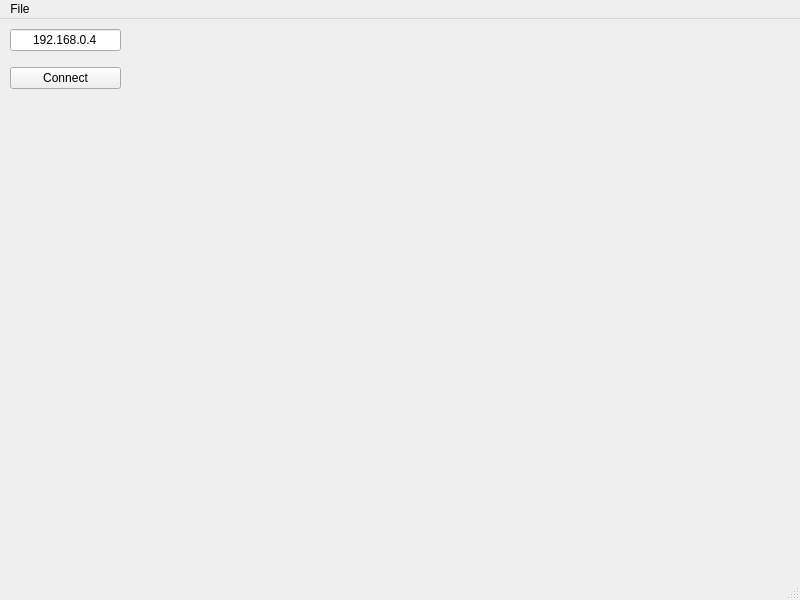
<?xml version="1.0" encoding="UTF-8"?>
<ui version="4.0">
 <class>MainWindow</class>
 <widget class="QMainWindow" name="MainWindow">
  <property name="windowModality">
   <enum>Qt::NonModal</enum>
  </property>
  <property name="geometry">
   <rect>
    <x>0</x>
    <y>0</y>
    <width>800</width>
    <height>600</height>
   </rect>
  </property>
  <property name="sizePolicy">
   <sizepolicy hsizetype="Preferred" vsizetype="Preferred">
    <horstretch>0</horstretch>
    <verstretch>0</verstretch>
   </sizepolicy>
  </property>
  <property name="sizeIncrement">
   <size>
    <width>0</width>
    <height>0</height>
   </size>
  </property>
  <property name="font">
   <font>
    <family>Arial</family>
   </font>
  </property>
  <property name="windowTitle">
   <string>MainWindow</string>
  </property>
  <widget class="QWidget" name="centralwidget">
   <widget class="QWidget" name="verticalLayoutWidget">
    <property name="geometry">
     <rect>
      <x>10</x>
      <y>0</y>
      <width>111</width>
      <height>80</height>
     </rect>
    </property>
    <layout class="QVBoxLayout" name="verticalLayout">
     <item>
      <widget class="QLineEdit" name="lineEdit">
       <property name="text">
        <string>192.168.0.4</string>
       </property>
       <property name="alignment">
        <set>Qt::AlignCenter</set>
       </property>
      </widget>
     </item>
     <item>
      <widget class="QPushButton" name="pushButton">
       <property name="text">
        <string>Connect</string>
       </property>
      </widget>
     </item>
    </layout>
   </widget>
  </widget>
  <widget class="QMenuBar" name="menubar">
   <property name="geometry">
    <rect>
     <x>0</x>
     <y>0</y>
     <width>800</width>
     <height>21</height>
    </rect>
   </property>
   <widget class="QMenu" name="menuFile">
    <property name="title">
     <string>File</string>
    </property>
    <addaction name="actionExit"/>
   </widget>
   <addaction name="menuFile"/>
  </widget>
  <widget class="QStatusBar" name="statusbar"/>
  <action name="actionExit">
   <property name="text">
    <string>Exit</string>
   </property>
  </action>
 </widget>
 <resources/>
 <connections>
  <connection>
   <sender>actionExit</sender>
   <signal>triggered(bool)</signal>
   <receiver>MainWindow</receiver>
   <slot>close()</slot>
   <hints>
    <hint type="sourcelabel">
     <x>-1</x>
     <y>-1</y>
    </hint>
    <hint type="destinationlabel">
     <x>399</x>
     <y>299</y>
    </hint>
   </hints>
  </connection>
 </connections>
</ui>
